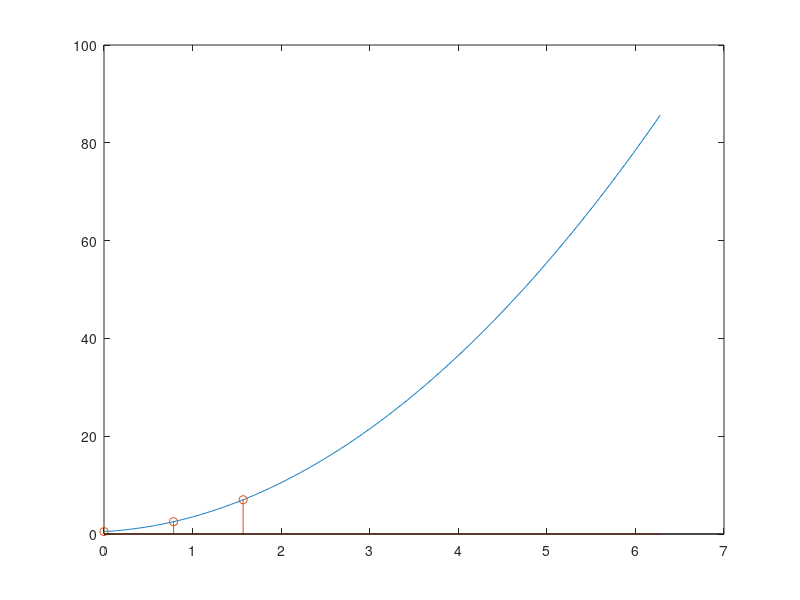

The MATLAB source for this figure: (Note: this script raises an error after producing the figure.)
clc; clear; close all;

global wybor;
wybor = "2";

function yfun = fun(xin)
global wybor;
    switch wybor
        case "sin"
            yfun = sin(xin);
        case "2"
            yfun = polyval([2, 1, 1/2], xin);
        case "3"
            yfun = polyval([3, 2, 1, 1/2], xin);
    end
end


function yfun = funPoch(xin)
global wybor;
    switch wybor
        case "sin"
            yfun = cos(xin);
        case "2"
            yfun = polyval([4, 1], xin);
        case "3"
            yfun = polyval([9, 4, 1], xin);
    end
end

x = 0:0.01:2*pi;
y = fun(x);

h = pi/4;

xm1 = 0;
x_0 = pi/4;
xp1 = pi/2;

xs = [xm1, x_0, xp1];
ys = fun(xs);

plot(x, y); hold on;
line([0, x(length(x))], [0, 0]);
stem(xs, ys);


%%
coeff = [
    [-3, 4, -1, 1/(2*h)],
    [-1, 0, 1, 1/(2*h)],
    [1, -4, 3, 1/(2*h)],
];

for k=1:size(coeff, 1)
    a = coeff(k, 1);
    b = coeff(k, 2);
    c = coeff(k, 3);
    m = coeff(k, 4);

    disp("p'(x_" + num2str(k) + "): " + num2str(a) + ", " + num2str(b)  + ", " + num2str(c) + " *" + num2str(m));
    poch(k) = (a*ys(1) + b*ys(2) + c*ys(3)) * m
end

err = poch - funPoch(xs)

powers = (length(xs)-1):-1:0;
for r=1:length(xs)
    for c=1:length(xs)
        X(r, c) = xs(r)^powers(c);
    end
end

a = inv(X) * (ys')
test = polyfit(xs, ys, length(xs)-1)'

plot(x, polyval(a, x));


